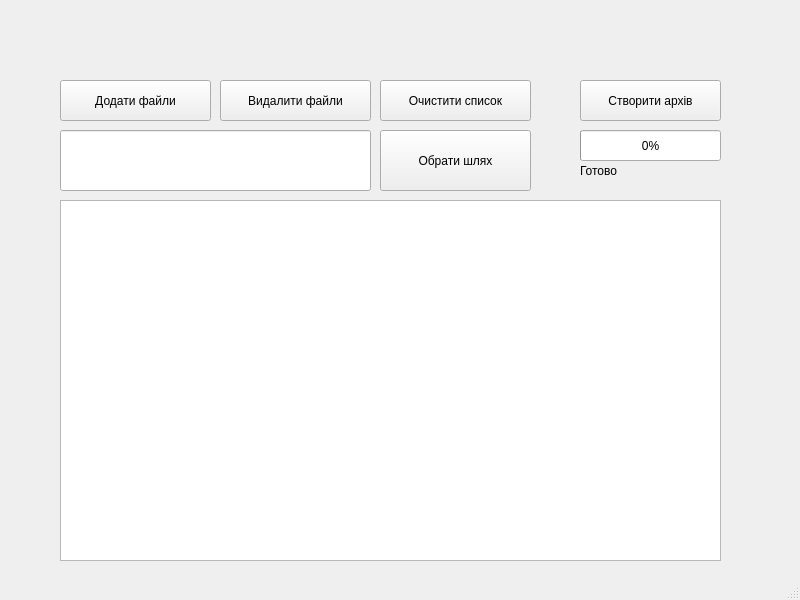
<?xml version="1.0" encoding="UTF-8"?>
<ui version="4.0">
 <class>MainWindow</class>
 <widget class="QMainWindow" name="MainWindow">
  <property name="geometry">
   <rect>
    <x>0</x>
    <y>0</y>
    <width>800</width>
    <height>600</height>
   </rect>
  </property>
  <property name="windowTitle">
   <string>Архіватор</string>
  </property>
  <widget class="QWidget" name="centralwidget">
   <widget class="QListWidget" name="listFiles">
    <property name="geometry">
     <rect>
      <x>60</x>
      <y>200</y>
      <width>661</width>
      <height>361</height>
     </rect>
    </property>
   </widget>
   <widget class="QPushButton" name="btnCreate">
    <property name="geometry">
     <rect>
      <x>580</x>
      <y>80</y>
      <width>141</width>
      <height>41</height>
     </rect>
    </property>
    <property name="text">
     <string>Створити архів</string>
    </property>
   </widget>
   <widget class="QPushButton" name="btnClear">
    <property name="geometry">
     <rect>
      <x>380</x>
      <y>80</y>
      <width>151</width>
      <height>41</height>
     </rect>
    </property>
    <property name="text">
     <string>Очистити список</string>
    </property>
   </widget>
   <widget class="QPushButton" name="btnRemove">
    <property name="geometry">
     <rect>
      <x>220</x>
      <y>80</y>
      <width>151</width>
      <height>41</height>
     </rect>
    </property>
    <property name="text">
     <string>Видалити файли</string>
    </property>
   </widget>
   <widget class="QPushButton" name="btnAddFiles">
    <property name="geometry">
     <rect>
      <x>60</x>
      <y>80</y>
      <width>151</width>
      <height>41</height>
     </rect>
    </property>
    <property name="text">
     <string>Додати файли</string>
    </property>
   </widget>
   <widget class="QLineEdit" name="editArchivePath">
    <property name="geometry">
     <rect>
      <x>60</x>
      <y>130</y>
      <width>311</width>
      <height>61</height>
     </rect>
    </property>
   </widget>
   <widget class="QPushButton" name="btnChooseArchive">
    <property name="geometry">
     <rect>
      <x>380</x>
      <y>130</y>
      <width>151</width>
      <height>61</height>
     </rect>
    </property>
    <property name="text">
     <string>Обрати шлях</string>
    </property>
   </widget>
   <widget class="QProgressBar" name="progressBar">
    <property name="geometry">
     <rect>
      <x>580</x>
      <y>130</y>
      <width>141</width>
      <height>31</height>
     </rect>
    </property>
    <property name="value">
     <number>0</number>
    </property>
   </widget>
   <widget class="QLabel" name="statusLabel">
    <property name="geometry">
     <rect>
      <x>580</x>
      <y>150</y>
      <width>201</width>
      <height>41</height>
     </rect>
    </property>
    <property name="text">
     <string>Готово</string>
    </property>
   </widget>
  </widget>
  <widget class="QStatusBar" name="statusbar"/>
 </widget>
 <resources/>
 <connections/>
</ui>
